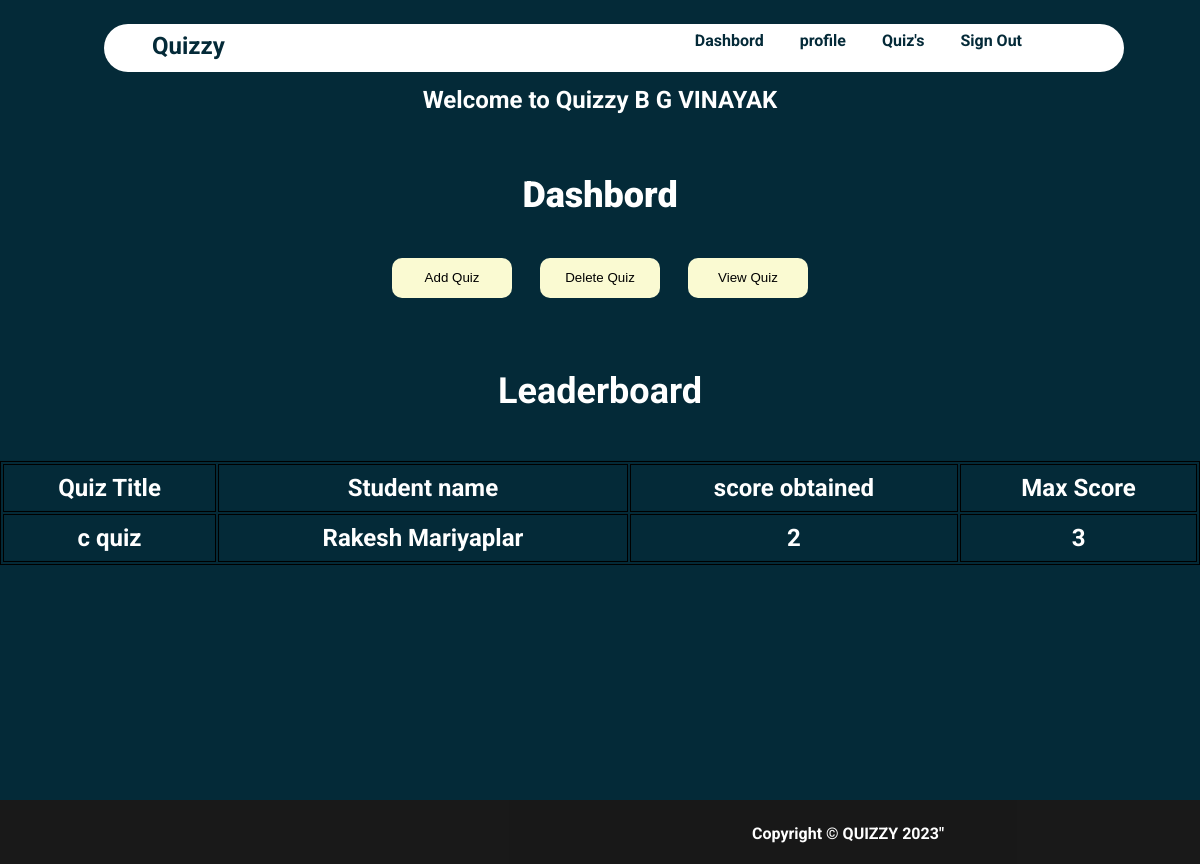
The app's page /homestaff.php (signed in), older data.
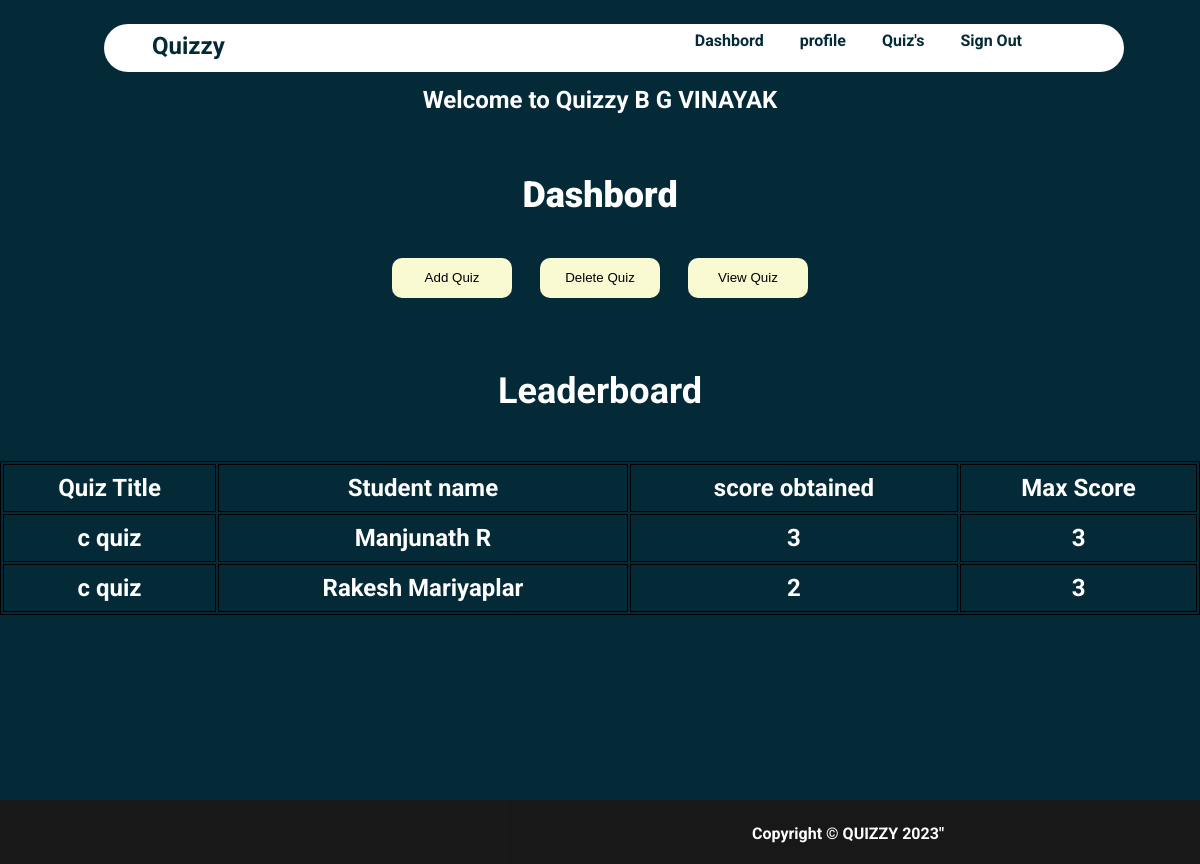
The same page, newer data.
### tables this page shows
CREATE TABLE IF NOT EXISTS `score` (
  `slno` int NOT NULL AUTO_INCREMENT,
  `score` int NOT NULL,
  `quizid` int NOT NULL,
  `mail` varchar(30) DEFAULT NULL,
  `totalscore` int DEFAULT NULL,
  `remark` varchar(20) DEFAULT NULL,
  PRIMARY KEY (`slno`),
  KEY `quizid` (`quizid`),
  KEY `mail` (`mail`)
);

CREATE TABLE IF NOT EXISTS `quiz` (
  `quizid` int NOT NULL AUTO_INCREMENT,
  `quizname` varchar(20) NOT NULL,
  `date_created` timestamp NOT NULL DEFAULT CURRENT_TIMESTAMP,
  `mail` varchar(30) DEFAULT NULL,
  PRIMARY KEY (`quizid`),
  KEY `mail` (`mail`)
);

CREATE TABLE IF NOT EXISTS `student` (
  `usn` varchar(10) NOT NULL,
  `name` varchar(20) NOT NULL,
  `mail` varchar(30) NOT NULL,
  `phno` varchar(10) NOT NULL,
  `gender` varchar(1) NOT NULL,
  `DOB` varchar(10) NOT NULL,
  `pw` varchar(200) NOT NULL,
  `dept` varchar(3) DEFAULT NULL,
  PRIMARY KEY (`mail`),
  UNIQUE KEY `mail` (`mail`),
  UNIQUE KEY `phno` (`phno`),
  UNIQUE KEY `usn` (`usn`),
  KEY `dept` (`dept`)
);

### homestaff.php (the view, shortened to what this page needs)
<html>
<head>
</head>
<?php
require_once 'sql.php';
                $conn = mysqli_connect($servername, $username, $password, $dbname);if (!$conn) {
    echo "<script>alert(\"Database error retry after some time !\")</script>";
} else {
    $type1 = $_SESSION["type"];
    $username1 = $_SESSION["username"];
    $sql = "select * from " . $type1 . " where mail='{$username1}'";
    $res =   mysqli_query($conn, $sql);
    if ($res == true) {
        while ($row = mysqli_fetch_array($res)) {
            $dbname = $row['name'];
        }
    }
}
?>
<body style="margin: 0 !important;font-weight: bolder !important;font-family:'Roboto', sans-serif;height:auto;color:#fff">
    <div id="main" style="background-color: #042A38;height: auto;color:#fff !important">
    <div class="navbar" style="display: grid;width: 85%;height:3rem;color:#042A38;position:fixed;border-radius:10rem;margin-top:1.5rem;margin-left:6.5rem;">
    <section style="margin-left: 3rem;display:grid;padding-top: 8px;padding-bottom: 3px; font-size: 1.5rem;">Quizzy</section>
            <ul  style="display: inline-flex;padding: 0 !important;margin-top: 0;float: right;right: 10rem;top:0.8rem;position: fixed;width: 50vw;">
                <li onclick="dash()">Dashbord</li>
                <li onclick="prof()">profile</li>
                <li onclick="score()">Quiz's</li>
                <li onclick="lo()">Sign Out</li>
            </ul>
        </div><br><br>
        <center><section style="width:100vw;margin:0vw;margin-top:4vw;font-size:2vw;">Welcome to Quizzy&nbsp;<?php echo $dbname ?></section></center>
        <section class="dash" style="margin: 5vw;width: 90vw;">
            <center><h1 style="font-weight:bolder;font-size:3vw">Dashbord</h1></center>
           <center> <button onclick="addquiz()">Add Quiz</button>            <button onclick="delquiz()">Delete Quiz</button>         <button onclick="viewq()">View Quiz</button></center>
        </section>
        <section style="color:#fff !important">
            <?php
            $sql="select quizname,s.name,score,totalscore from student s,staff st,score sc,quiz q where q.quizid=sc.quizid and s.mail=sc.mail and q.mail=st.mail and q.mail='{$username1}' ORDER BY score DESC";
            $res=mysqli_query($conn,$sql);
            if($res)
            {
                echo "<center><h1 style=\"font-size: 3vw\">Leaderboard</h1></center>";
                echo "<table id=\"le\"><thead><tr><td>Quiz Title</td>&nbsp;<td>Student name</td><td>score obtained</td><td>Max Score</td></tr></thead>";
                while ($row = mysqli_fetch_assoc($res)) {
                    echo "<tr><td>".$row["quizname"]."</td><td>".$row["name"]."</td><td>".$row["score"]."</td><td>".$row["totalscore"]."</td></tr>";
                }
                echo "</table><br><br>";
            }
            else{
                echo mysqli_error($conn);
            }
            ?>
        </section>
    </div>
    <?php require("footer.php");?>
</body>
</html>

Row changes from the older to the newer data that the page shows:
added score: quizid.quizname "c quiz", mail.name "Manjunath R", score "3", totalscore "3"
